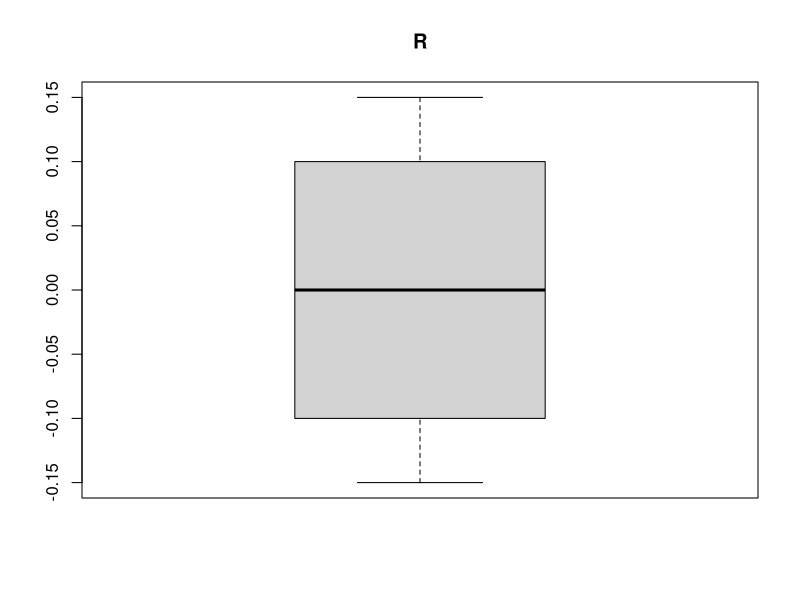
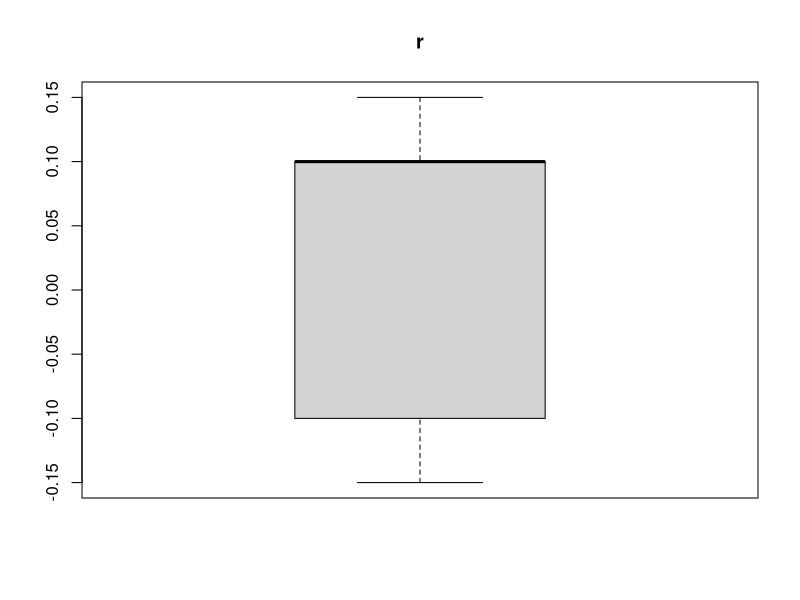
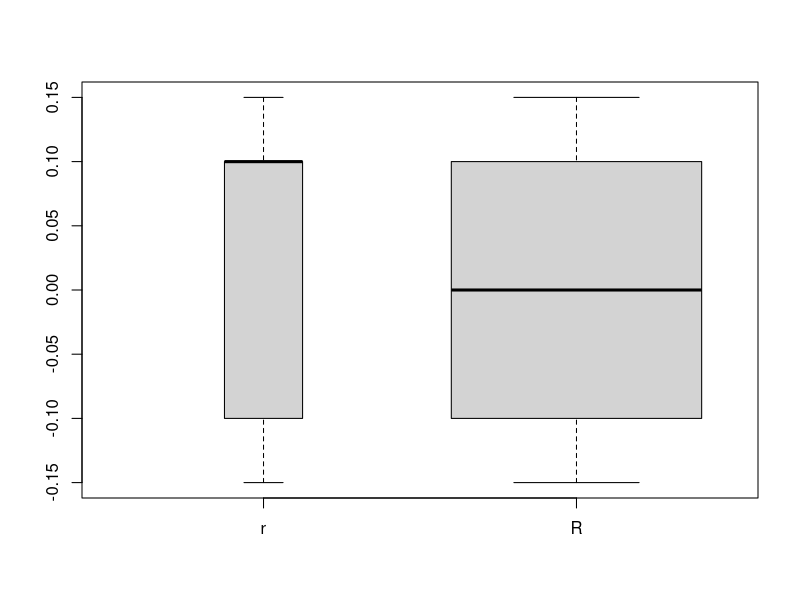

Source code (R) for these figures, in order:
n1 = sample(300:350, 1)
n2 = sample(650:700, 1)

E = rep(-0.15, times = n1)
F = rep(-0.1, times = n2)
G = rep(0.1, times = n2)
H = rep(0.15, times = n1)

R = c(E,F,G,H)
r = sample(R, 200, replace = TRUE)

boxplot(R, main = "R")
boxplot(r, main = "r")

boxplot(r,R, varwidth = TRUE, names = c("r", "R"))

v = sample(-1000:0, 200, replace = FALSE)
v = v*10^-3

w = (v+r)^2